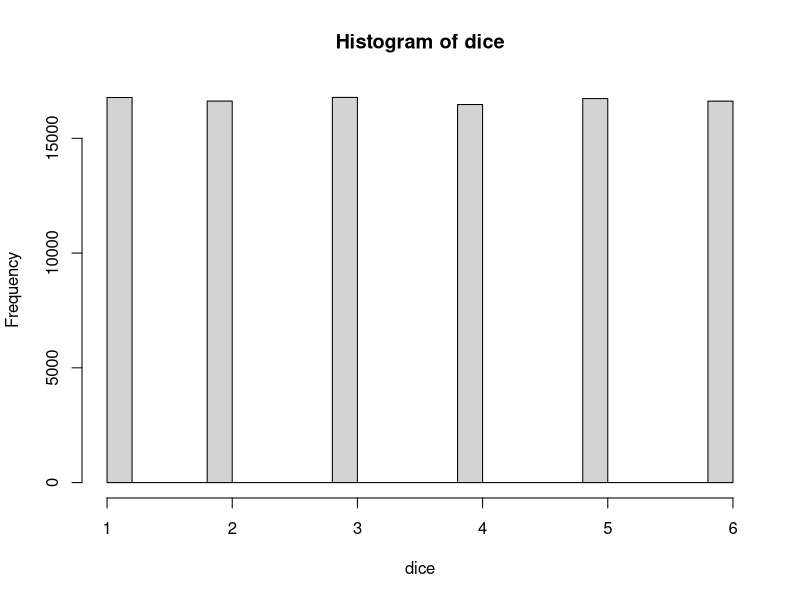
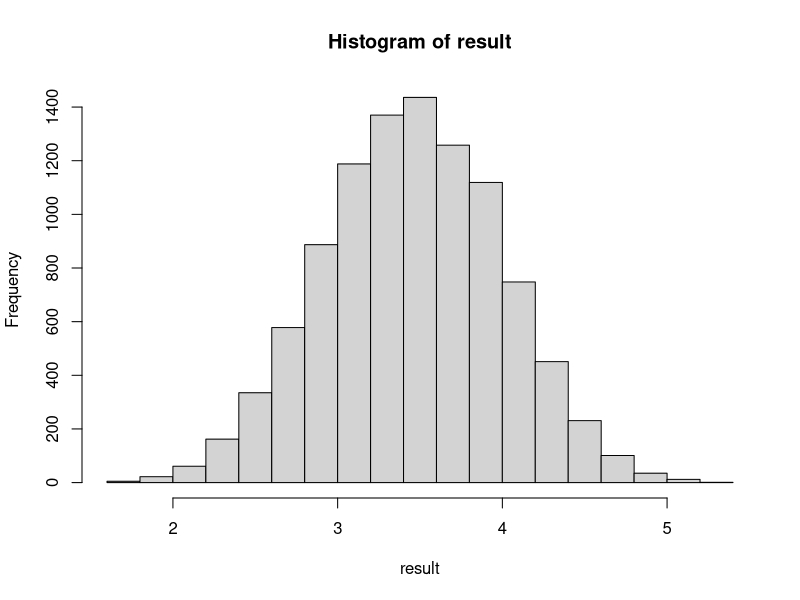

Write R code to recreate these figures, in order.
## ---- chunk 1
knitr::opts_chunk$set(echo = TRUE)
## ---- chunk 2
dice <- sample(1:6, 100000, replace = TRUE)
## ---- chunk 3
hist(dice)
## ---- chunk 4
result <- rep(NA,10000)
## ---- chunk 5
for (i in 1:10000){   # 1万回のループ
  dice <- sample(1:6, 10, replace = TRUE) # サイコロを10回振る
  diceMean <- mean(dice)　# サイコロの目の平均値をmean()を使って計算する。
  result[i] <- diceMean #　サイコロの目の平均値を「箱」に入れる。
}
## ---- chunk 6
hist(result)
